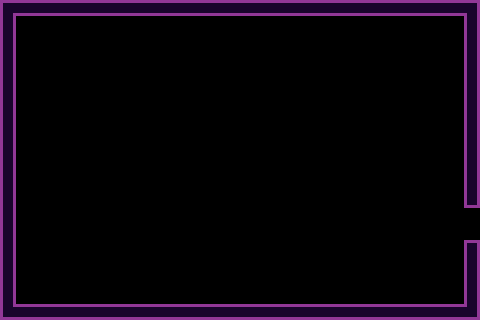

Below is a game level as drawn by its tile map, then a one-line description and the .tmx file that defines it, in full:
An orthogonal 30x20 tile map with 16x16 px tiles, 3 tile layers (background tile 1, hazards, collideable) and 2 objects (Spawn, Door).

<map version="1.9" tiledversion="1.9.0" orientation="orthogonal" renderorder="right-down" width="30" height="20" tilewidth="16" tileheight="16" infinite="0" nextlayerid="12" nextobjectid="10">
 <tileset firstgid="1" source="../assets/level_assets/tiles/tile_set_template/tile_set_template.tsx" />
 <group id="2" name="visuals">
  <group id="5" name="bg decoration">
   <layer id="10" name="background tile 1" class="tile decoration" width="30" height="20">
    <data encoding="csv">
0,0,0,0,0,0,0,0,0,0,0,0,0,0,0,0,0,0,0,0,0,0,0,0,0,0,0,0,0,0,
0,0,0,0,0,0,0,0,0,0,0,0,0,0,0,0,0,0,0,0,0,0,0,0,0,0,0,0,0,0,
0,0,0,0,0,0,0,0,0,0,0,0,0,0,0,0,0,0,0,0,0,0,0,0,0,0,0,0,0,0,
0,0,0,0,0,0,0,0,0,0,0,0,0,0,0,0,0,0,0,0,0,0,0,0,0,0,0,0,0,0,
0,0,0,0,0,0,0,0,0,0,0,0,0,0,0,0,0,0,0,0,0,0,0,0,0,0,0,0,0,0,
0,0,0,0,0,0,0,0,0,0,0,0,0,0,0,0,0,0,0,0,0,0,0,0,0,0,0,0,0,0,
0,0,0,0,0,0,0,0,0,0,0,0,0,0,0,0,0,0,0,0,0,0,0,0,0,0,0,0,0,0,
0,0,0,0,0,0,0,0,0,0,0,0,0,0,0,0,0,0,0,0,0,0,0,0,0,0,0,0,0,0,
0,0,0,0,0,0,0,0,0,0,0,0,0,0,0,0,0,0,0,0,0,0,0,0,0,0,0,0,0,0,
0,0,0,0,0,0,0,0,0,0,0,0,0,0,0,0,0,0,0,0,0,0,0,0,0,0,0,0,0,0,
0,0,0,0,0,0,0,0,0,0,0,0,0,0,0,0,0,0,0,0,0,0,0,0,0,0,0,0,0,0,
0,0,0,0,0,0,0,0,0,0,0,0,0,0,0,0,0,0,0,0,0,0,0,0,0,0,0,0,0,0,
0,0,0,0,0,0,0,0,0,0,0,0,0,0,0,0,0,0,0,0,0,0,0,0,0,0,0,0,0,0,
0,0,0,0,0,0,0,0,0,0,0,0,0,0,0,0,0,0,0,0,0,0,0,0,0,0,0,0,0,0,
0,0,0,0,0,0,0,0,0,0,0,0,0,0,0,0,0,0,0,0,0,0,0,0,0,0,0,0,0,0,
0,0,0,0,0,0,0,0,0,0,0,0,0,0,0,0,0,0,0,0,0,0,0,0,0,0,0,0,0,0,
0,0,0,0,0,0,0,0,0,0,0,0,0,0,0,0,0,0,0,0,0,0,0,0,0,0,0,0,0,0,
0,0,0,0,0,0,0,0,0,0,0,0,0,0,0,0,0,0,0,0,0,0,0,0,0,0,0,0,0,0,
0,0,0,0,0,0,0,0,0,0,0,0,0,0,0,0,0,0,0,0,0,0,0,0,0,0,0,0,0,0,
0,0,0,0,0,0,0,0,0,0,0,0,0,0,0,0,0,0,0,0,0,0,0,0,0,0,0,0,0,0
</data>
   </layer>
  </group>
  <layer id="7" name="hazards" width="30" height="20">
   <data encoding="csv">
0,0,0,0,0,0,0,0,0,0,0,0,0,0,0,0,0,0,0,0,0,0,0,0,0,0,0,0,0,0,
0,0,0,0,0,0,0,0,0,0,0,0,0,0,0,0,0,0,0,0,0,0,0,0,0,0,0,0,0,0,
0,0,0,0,0,0,0,0,0,0,0,0,0,0,0,0,0,0,0,0,0,0,0,0,0,0,0,0,0,0,
0,0,0,0,0,0,0,0,0,0,0,0,0,0,0,0,0,0,0,0,0,0,0,0,0,0,0,0,0,0,
0,0,0,0,0,0,0,0,0,0,0,0,0,0,0,0,0,0,0,0,0,0,0,0,0,0,0,0,0,0,
0,0,0,0,0,0,0,0,0,0,0,0,0,0,0,0,0,0,0,0,0,0,0,0,0,0,0,0,0,0,
0,0,0,0,0,0,0,0,0,0,0,0,0,0,0,0,0,0,0,0,0,0,0,0,0,0,0,0,0,0,
0,0,0,0,0,0,0,0,0,0,0,0,0,0,0,0,0,0,0,0,0,0,0,0,0,0,0,0,0,0,
0,0,0,0,0,0,0,0,0,0,0,0,0,0,0,0,0,0,0,0,0,0,0,0,0,0,0,0,0,0,
0,0,0,0,0,0,0,0,0,0,0,0,0,0,0,0,0,0,0,0,0,0,0,0,0,0,0,0,0,0,
0,0,0,0,0,0,0,0,0,0,0,0,0,0,0,0,0,0,0,0,0,0,0,0,0,0,0,0,0,0,
0,0,0,0,0,0,0,0,0,0,0,0,0,0,0,0,0,0,0,0,0,0,0,0,0,0,0,0,0,0,
0,0,0,0,0,0,0,0,0,0,0,0,0,0,0,0,0,0,0,0,0,0,0,0,0,0,0,0,0,0,
0,0,0,0,0,0,0,0,0,0,0,0,0,0,0,0,0,0,0,0,0,0,0,0,0,0,0,0,0,0,
0,0,0,0,0,0,0,0,0,0,0,0,0,0,0,0,0,0,0,0,0,0,0,0,0,0,0,0,0,0,
0,0,0,0,0,0,0,0,0,0,0,0,0,0,0,0,0,0,0,0,0,0,0,0,0,0,0,0,0,0,
0,0,0,0,0,0,0,0,0,0,0,0,0,0,0,0,0,0,0,0,0,0,0,0,0,0,0,0,0,0,
0,0,0,0,0,0,0,0,0,0,0,0,0,0,0,0,0,0,0,0,0,0,0,0,0,0,0,0,0,0,
0,0,0,0,0,0,0,0,0,0,0,0,0,0,0,0,0,0,0,0,0,0,0,0,0,0,0,0,0,0,
0,0,0,0,0,0,0,0,0,0,0,0,0,0,0,0,0,0,0,0,0,0,0,0,0,0,0,0,0,0
</data>
  </layer>
  <layer id="6" name="collideable" width="30" height="20">
   <data encoding="csv">
2,4,4,4,4,4,4,4,4,4,4,4,4,4,4,4,4,4,4,4,4,4,4,4,4,4,4,4,4,3,
14,0,0,0,0,0,0,0,0,0,0,0,0,0,0,0,0,0,0,0,0,0,0,0,0,0,0,0,0,14,
14,0,0,0,0,0,0,0,0,0,0,0,0,0,0,0,0,0,0,0,0,0,0,0,0,0,0,0,0,14,
14,0,0,0,0,0,0,0,0,0,0,0,0,0,0,0,0,0,0,0,0,0,0,0,0,0,0,0,0,14,
14,0,0,0,0,0,0,0,0,0,0,0,0,0,0,0,0,0,0,0,0,0,0,0,0,0,0,0,0,14,
14,0,0,0,0,0,0,0,0,0,0,0,0,0,0,0,0,0,0,0,0,0,0,0,0,0,0,0,0,14,
14,0,0,0,0,0,0,0,0,0,0,0,0,0,0,0,0,0,0,0,0,0,0,0,0,0,0,0,0,14,
14,0,0,0,0,0,0,0,0,0,0,0,0,0,0,0,0,0,0,0,0,0,0,0,0,0,0,0,0,14,
14,0,0,0,0,0,0,0,0,0,0,0,0,0,0,0,0,0,0,0,0,0,0,0,0,0,0,0,0,14,
14,0,0,0,0,0,0,0,0,0,0,0,0,0,0,0,0,0,0,0,0,0,0,0,0,0,0,0,0,14,
14,0,0,0,0,0,0,0,0,0,0,0,0,0,0,0,0,0,0,0,0,0,0,0,0,0,0,0,0,14,
14,0,0,0,0,0,0,0,0,0,0,0,0,0,0,0,0,0,0,0,0,0,0,0,0,0,0,0,0,14,
14,0,0,0,0,0,0,0,0,0,0,0,0,0,0,0,0,0,0,0,0,0,0,0,0,0,0,0,0,8,
14,0,0,0,0,0,0,0,0,0,0,0,0,0,0,0,0,0,0,0,0,0,0,0,0,0,0,0,0,0,
14,0,0,0,0,0,0,0,0,0,0,0,0,0,0,0,0,0,0,0,0,0,0,0,0,0,0,0,0,0,
14,0,0,0,0,0,0,0,0,0,0,0,0,0,0,0,0,0,0,0,0,0,0,0,0,0,0,0,0,17,
14,0,0,0,0,0,0,0,0,0,0,0,0,0,0,0,0,0,0,0,0,0,0,0,0,0,0,0,0,14,
14,0,0,0,0,0,0,0,0,0,0,0,0,0,0,0,0,0,0,0,0,0,0,0,0,0,0,0,0,14,
14,0,0,0,0,0,0,0,0,0,0,0,0,0,0,0,0,0,0,0,0,0,0,0,0,0,0,0,0,14,
12,4,4,4,4,4,4,4,4,4,4,4,4,4,4,4,4,4,4,4,4,4,4,4,4,4,4,4,4,13
</data>
  </layer>
  <group id="4" name="fg decoration" />
 </group>
 <group id="3" name="systems">
  <objectgroup id="9" name="triggers">
   <object id="8" template="tiled_templates/Spawn.tx" name="room_0" class="Spawn" x="460" y="214">
    <properties>
     <property name="player_facing" value="left" />
    </properties>
   </object>
   <object id="9" template="tiled_templates/Door.tx" name="room_0" class="Door" x="322" y="266" width="44" height="39.5">
    <properties>
     <property name="spawn" type="object" value="8" />
     <property name="text" value="Exit" />
    </properties>
   </object>
  </objectgroup>
 </group>
</map>
